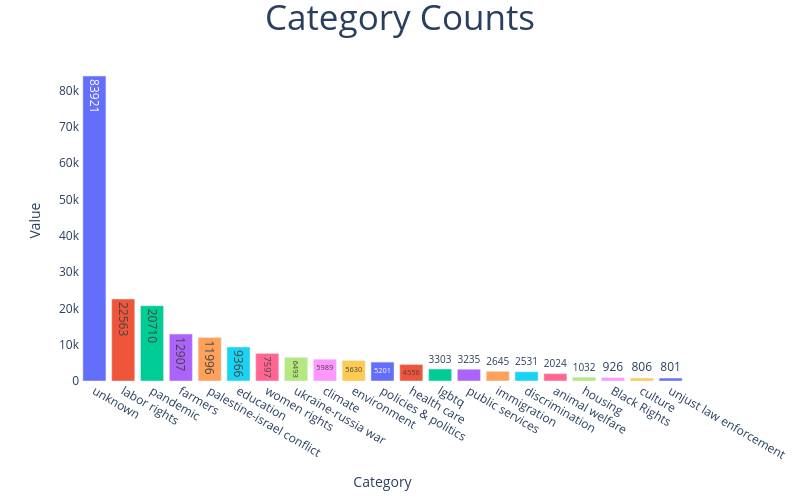

Notebook cell for this chart:
### Code cell
fig = px.bar(x=dataset["class"].value_counts().index,y=dataset["class"].value_counts(),color=dataset["class"].value_counts().index,text=dataset["class"].value_counts())
fig.update_traces(hovertemplate="Category:'%{x}' Counted: %{y}")
fig.update_layout(title={"text":"Category Counts","x":0.5,"font":{"size":35}},xaxis={"title":"Category","showgrid":False},yaxis={"title":"Value","showgrid":False},plot_bgcolor="white",width=800,height=500,showlegend=False)
iplot(fig)

### Figure 1 — Plotly figure (JSON) as saved in the notebook; plotly's stock layout.template omitted (floating-point values rounded to 4 significant figures)
{"data": [{"hovertemplate": "Category:'%{x}' Counted: %{y}", "legendgroup": "unknown", "marker": {"color": "#636efa", "pattern": {"shape": ""}}, "name": "unknown", "orientation": "v", "showlegend": true, "text": [83920.0], "textposition": "auto", "type": "bar", "x": ["unknown"], "xaxis": "x", "y": [83921], "yaxis": "y"}, {"hovertemplate": "Category:'%{x}' Counted: %{y}", "legendgroup": "labor rights", "marker": {"color": "#EF553B", "pattern": {"shape": ""}}, "name": "labor rights", "orientation": "v", "showlegend": true, "text": [22560.0], "textposition": "auto", "type": "bar", "x": ["labor rights"], "xaxis": "x", "y": [22563], "yaxis": "y"}, {"hovertemplate": "Category:'%{x}' Counted: %{y}", "legendgroup": "pandemic", "marker": {"color": "#00cc96", "pattern": {"shape": ""}}, "name": "pandemic", "orientation": "v", "showlegend": true, "text": [20710.0], "textposition": "auto", "type": "bar", "x": ["pandemic"], "xaxis": "x", "y": [20710], "yaxis": "y"}, {"hovertemplate": "Category:'%{x}' Counted: %{y}", "legendgroup": "farmers", "marker": {"color": "#ab63fa", "pattern": {"shape": ""}}, "name": "farmers", "orientation": "v", "showlegend": true, "text": [12910.0], "textposition": "auto", "type": "bar", "x": ["farmers"], "xaxis": "x", "y": [12907], "yaxis": "y"}, {"hovertemplate": "Category:'%{x}' Counted: %{y}", "legendgroup": "palestine-israel conflict", "marker": {"color": "#FFA15A", "pattern": {"shape": ""}}, "name": "palestine-israel conflict", "orientation": "v", "showlegend": true, "text": [12000.0], "textposition": "auto", "type": "bar", "x": ["palestine-israel conflict"], "xaxis": "x", "y": [11996], "yaxis": "y"}, {"hovertemplate": "Category:'%{x}' Counted: %{y}", "legendgroup": "education", "marker": {"color": "#19d3f3", "pattern": {"shape": ""}}, "name": "education", "orientation": "v", "showlegend": true, "text": [9366.0], "textposition": "auto", "type": "bar", "x": ["education"], "xaxis": "x", "y": [9366], "yaxis": "y"}, {"hovertemplate": "Category:'%{x}' Counted: %{y}", "legendgroup": "women rights", "marker": {"color": "#FF6692", "pattern": {"shape": ""}}, "name": "women rights", "orientation": "v", "showlegend": true, "text": [7597.0], "textposition": "auto", "type": "bar", "x": ["women rights"], "xaxis": "x", "y": [7597], "yaxis": "y"}, {"hovertemplate": "Category:'%{x}' Counted: %{y}", "legendgroup": "ukraine-russia war", "marker": {"color": "#B6E880", "pattern": {"shape": ""}}, "name": "ukraine-russia war", "orientation": "v", "showlegend": true, "text": [6493.0], "textposition": "auto", "type": "bar", "x": ["ukraine-russia war"], "xaxis": "x", "y": [6493], "yaxis": "y"}, {"hovertemplate": "Category:'%{x}' Counted: %{y}", "legendgroup": "climate", "marker": {"color": "#FF97FF", "pattern": {"shape": ""}}, "name": "climate", "orientation": "v", "showlegend": true, "text": [5989.0], "textposition": "auto", "type": "bar", "x": ["climate"], "xaxis": "x", "y": [5989], "yaxis": "y"}, {"hovertemplate": "Category:'%{x}' Counted: %{y}", "legendgroup": "environment", "marker": {"color": "#FECB52", "pattern": {"shape": ""}}, "name": "environment", "orientation": "v", "showlegend": true, "text": [5630.0], "textposition": "auto", "type": "bar", "x": ["environment"], "xaxis": "x", "y": [5630], "yaxis": "y"}, {"hovertemplate": "Category:'%{x}' Counted: %{y}", "legendgroup": "policies & politics", "marker": {"color": "#636efa", "pattern": {"shape": ""}}, "name": "policies & politics", "orientation": "v", "showlegend": true, "text": [5201.0], "textposition": "auto", "type": "bar", "x": ["policies & politics"], "xaxis": "x", "y": [5201], "yaxis": "y"}, {"hovertemplate": "Category:'%{x}' Counted: %{y}", "legendgroup": "health care", "marker": {"color": "#EF553B", "pattern": {"shape": ""}}, "name": "health care", "orientation": "v", "showlegend": true, "text": [4556.0], "textposition": "auto", "type": "bar", "x": ["health care"], "xaxis": "x", "y": [4556], "yaxis": "y"}, {"hovertemplate": "Category:'%{x}' Counted: %{y}", "legendgroup": "lgbtq", "marker": {"color": "#00cc96", "pattern": {"shape": ""}}, "name": "lgbtq", "orientation": "v", "showlegend": true, "text": [3303.0], "textposition": "auto", "type": "bar", "x": ["lgbtq"], "xaxis": "x", "y": [3303], "yaxis": "y"}, {"hovertemplate": "Category:'%{x}' Counted: %{y}", "legendgroup": "public services", "marker": {"color": "#ab63fa", "pattern": {"shape": ""}}, "name": "public services", "orientation": "v", "showlegend": true, "text": [3235.0], "textposition": "auto", "type": "bar", "x": ["public services"], "xaxis": "x", "y": [3235], "yaxis": "y"}, {"hovertemplate": "Category:'%{x}' Counted: %{y}", "legendgroup": "immigration", "marker": {"color": "#FFA15A", "pattern": {"shape": ""}}, "name": "immigration", "orientation": "v", "showlegend": true, "text": [2645.0], "textposition": "auto", "type": "bar", "x": ["immigration"], "xaxis": "x", "y": [2645], "yaxis": "y"}, {"hovertemplate": "Category:'%{x}' Counted: %{y}", "legendgroup": "discrimination", "marker": {"color": "#19d3f3", "pattern": {"shape": ""}}, "name": "discrimination", "orientation": "v", "showlegend": true, "text": [2531.0], "textposition": "auto", "type": "bar", "x": ["discrimination"], "xaxis": "x", "y": [2531], "yaxis": "y"}, {"hovertemplate": "Category:'%{x}' Counted: %{y}", "legendgroup": "animal welfare", "marker": {"color": "#FF6692", "pattern": {"shape": ""}}, "name": "animal welfare", "orientation": "v", "showlegend": true, "text": [2024.0], "textposition": "auto", "type": "bar", "x": ["animal welfare"], "xaxis": "x", "y": [2024], "yaxis": "y"}, {"hovertemplate": "Category:'%{x}' Counted: %{y}", "legendgroup": "housing", "marker": {"color": "#B6E880", "pattern": {"shape": ""}}, "name": "housing", "orientation": "v", "showlegend": true, "text": [1032.0], "textposition": "auto", "type": "bar", "x": ["housing"], "xaxis": "x", "y": [1032], "yaxis": "y"}, {"hovertemplate": "Category:'%{x}' Counted: %{y}", "legendgroup": "Black Rights", "marker": {"color": "#FF97FF", "pattern": {"shape": ""}}, "name": "Black Rights", "orientation": "v", "showlegend": true, "text": [926.0], "textposition": "auto", "type": "bar", "x": ["Black Rights"], "xaxis": "x", "y": [926], "yaxis": "y"}, {"hovertemplate": "Category:'%{x}' Counted: %{y}", "legendgroup": "culture", "marker": {"color": "#FECB52", "pattern": {"shape": ""}}, "name": "culture", "orientation": "v", "showlegend": true, "text": [806.0], "textposition": "auto", "type": "bar", "x": ["culture"], "xaxis": "x", "y": [806], "yaxis": "y"}, {"hovertemplate": "Category:'%{x}' Counted: %{y}", "legendgroup": "unjust law enforcement", "marker": {"color": "#636efa", "pattern": {"shape": ""}}, "name": "unjust law enforcement", "orientation": "v", "showlegend": true, "text": [801.0], "textposition": "auto", "type": "bar", "x": ["unjust law enforcement"], "xaxis": "x", "y": [801], "yaxis": "y"}], "layout": {"barmode": "relative", "height": 500, "legend": {"title": {"text": "color"}, "tracegroupgap": 0}, "margin": {"t": 60}, "plot_bgcolor": "white", "showlegend": false, "title": {"font": {"size": 35}, "text": "Category Counts", "x": 0.5}, "width": 800, "xaxis": {"anchor": "y", "domain": [0, 1], "showgrid": false, "title": {"text": "Category"}}, "yaxis": {"anchor": "x", "domain": [0, 1], "showgrid": false, "title": {"text": "Value"}}}}
